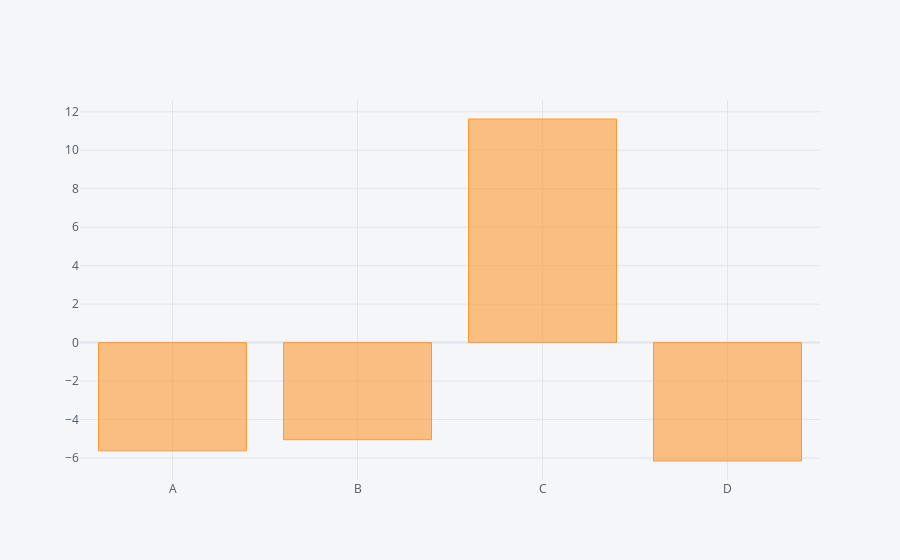

This figure's notebook cell:
### Code cell
df.sum().iplot(kind='bar')

### Figure 1 — Plotly figure (JSON) as saved in the notebook; plotly's stock layout.template omitted (floating-point values rounded to 4 significant figures)
{"data": [{"marker": {"color": "rgba(255, 153, 51, 0.6)", "line": {"color": "rgba(255, 153, 51, 1.0)", "width": 1}}, "name": "None", "orientation": "v", "text": "", "type": "bar", "x": ["A", "B", "C", "D"], "y": [-5.629, -5.047, 11.62, -6.155]}], "layout": {"legend": {"bgcolor": "#F5F6F9", "font": {"color": "#4D5663"}}, "paper_bgcolor": "#F5F6F9", "plot_bgcolor": "#F5F6F9", "title": {"font": {"color": "#4D5663"}}, "xaxis": {"gridcolor": "#E1E5ED", "showgrid": true, "tickfont": {"color": "#4D5663"}, "title": {"font": {"color": "#4D5663"}, "text": ""}, "zerolinecolor": "#E1E5ED"}, "yaxis": {"gridcolor": "#E1E5ED", "showgrid": true, "tickfont": {"color": "#4D5663"}, "title": {"font": {"color": "#4D5663"}, "text": ""}, "zerolinecolor": "#E1E5ED"}}}
